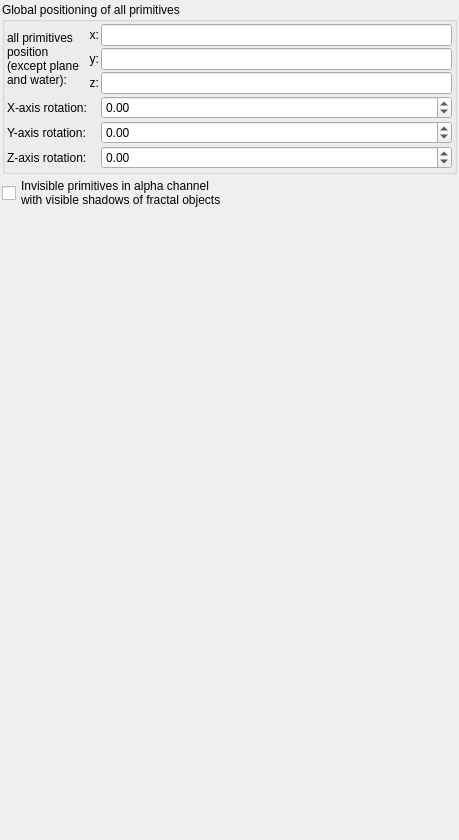
         <widget class="QWidget" name="scrollAreaWidgetContents_primitives">
          <property name="geometry">
           <rect>
            <x>0</x>
            <y>0</y>
            <width>459</width>
            <height>840</height>
           </rect>
          </property>
          <layout class="QVBoxLayout" name="verticalLayout_74">
           <property name="spacing">
            <number>2</number>
           </property>
           <property name="leftMargin">
            <number>2</number>
           </property>
           <property name="topMargin">
            <number>2</number>
           </property>
           <property name="rightMargin">
            <number>2</number>
           </property>
           <property name="bottomMargin">
            <number>2</number>
           </property>
           <item>
            <widget class="QGroupBox" name="groupBox_4">
             <property name="title">
              <string>Global positioning of all primitives</string>
             </property>
             <layout class="QVBoxLayout" name="verticalLayout_5">
              <property name="leftMargin">
               <number>2</number>
              </property>
              <property name="topMargin">
               <number>2</number>
              </property>
              <property name="rightMargin">
               <number>2</number>
              </property>
              <property name="bottomMargin">
               <number>2</number>
              </property>
              <item>
               <layout class="QGridLayout" name="gridLayout_37">
                <property name="spacing">
                 <number>2</number>
                </property>
                <item row="2" column="2">
                 <widget class="MyLineEdit" name="vect3_all_primitives_position_z">
                  <property name="sizePolicy">
                   <sizepolicy hsizetype="Expanding" vsizetype="Maximum">
                    <horstretch>0</horstretch>
                    <verstretch>0</verstretch>
                   </sizepolicy>
                  </property>
                 </widget>
                </item>
                <item row="3" column="2">
                 <widget class="MyDoubleSpinBox" name="spinboxd3_all_primitives_rotation_x">
                  <property name="sizePolicy">
                   <sizepolicy hsizetype="Minimum" vsizetype="Maximum">
                    <horstretch>0</horstretch>
                    <verstretch>0</verstretch>
                   </sizepolicy>
                  </property>
                  <property name="prefix">
                   <string/>
                  </property>
                  <property name="suffix">
                   <string/>
                  </property>
                  <property name="decimals">
                   <number>2</number>
                  </property>
                  <property name="minimum">
                   <double>-36000.000000000000000</double>
                  </property>
                  <property name="maximum">
                   <double>36000.000000000000000</double>
                  </property>
                  <property name="singleStep">
                   <double>0.100000000000000</double>
                  </property>
                 </widget>
                </item>
                <item row="4" column="0">
                 <widget class="QLabel" name="label_50">
                  <property name="text">
                   <string>Y-axis rotation:</string>
                  </property>
                 </widget>
                </item>
                <item row="2" column="1">
                 <widget class="QLabel" name="label_141">
                  <property name="sizePolicy">
                   <sizepolicy hsizetype="Preferred" vsizetype="Preferred">
                    <horstretch>0</horstretch>
                    <verstretch>0</verstretch>
                   </sizepolicy>
                  </property>
                  <property name="text">
                   <string>z:</string>
                  </property>
                  <property name="alignment">
                   <set>Qt::AlignRight|Qt::AlignTrailing|Qt::AlignVCenter</set>
                  </property>
                 </widget>
                </item>
                <item row="0" column="1">
                 <widget class="QLabel" name="label_142">
                  <property name="sizePolicy">
                   <sizepolicy hsizetype="Preferred" vsizetype="Preferred">
                    <horstretch>0</horstretch>
                    <verstretch>0</verstretch>
                   </sizepolicy>
                  </property>
                  <property name="text">
                   <string>x:</string>
                  </property>
                  <property name="alignment">
                   <set>Qt::AlignRight|Qt::AlignTrailing|Qt::AlignVCenter</set>
                  </property>
                 </widget>
                </item>
                <item row="0" column="2">
                 <widget class="MyLineEdit" name="vect3_all_primitives_position_x">
                  <property name="sizePolicy">
                   <sizepolicy hsizetype="Expanding" vsizetype="Maximum">
                    <horstretch>0</horstretch>
                    <verstretch>0</verstretch>
                   </sizepolicy>
                  </property>
                 </widget>
                </item>
                <item row="1" column="2">
                 <widget class="MyLineEdit" name="vect3_all_primitives_position_y">
                  <property name="sizePolicy">
                   <sizepolicy hsizetype="Expanding" vsizetype="Maximum">
                    <horstretch>0</horstretch>
                    <verstretch>0</verstretch>
                   </sizepolicy>
                  </property>
                 </widget>
                </item>
                <item row="3" column="0">
                 <widget class="QLabel" name="label_49">
                  <property name="text">
                   <string>X-axis rotation:</string>
                  </property>
                 </widget>
                </item>
                <item row="1" column="1">
                 <widget class="QLabel" name="label_144">
                  <property name="sizePolicy">
                   <sizepolicy hsizetype="Preferred" vsizetype="Preferred">
                    <horstretch>0</horstretch>
                    <verstretch>0</verstretch>
                   </sizepolicy>
                  </property>
                  <property name="text">
                   <string>y:</string>
                  </property>
                  <property name="alignment">
                   <set>Qt::AlignRight|Qt::AlignTrailing|Qt::AlignVCenter</set>
                  </property>
                 </widget>
                </item>
                <item row="4" column="2">
                 <widget class="MyDoubleSpinBox" name="spinboxd3_all_primitives_rotation_y">
                  <property name="sizePolicy">
                   <sizepolicy hsizetype="Minimum" vsizetype="Maximum">
                    <horstretch>0</horstretch>
                    <verstretch>0</verstretch>
                   </sizepolicy>
                  </property>
                  <property name="prefix">
                   <string/>
                  </property>
                  <property name="suffix">
                   <string/>
                  </property>
                  <property name="decimals">
                   <number>2</number>
                  </property>
                  <property name="minimum">
                   <double>-36000.000000000000000</double>
                  </property>
                  <property name="maximum">
                   <double>36000.000000000000000</double>
                  </property>
                  <property name="singleStep">
                   <double>0.100000000000000</double>
                  </property>
                 </widget>
                </item>
                <item row="5" column="2">
                 <widget class="MyDoubleSpinBox" name="spinboxd3_all_primitives_rotation_z">
                  <property name="sizePolicy">
                   <sizepolicy hsizetype="Minimum" vsizetype="Maximum">
                    <horstretch>0</horstretch>
                    <verstretch>0</verstretch>
                   </sizepolicy>
                  </property>
                  <property name="prefix">
                   <string/>
                  </property>
                  <property name="suffix">
                   <string/>
                  </property>
                  <property name="decimals">
                   <number>2</number>
                  </property>
                  <property name="minimum">
                   <double>-36000.000000000000000</double>
                  </property>
                  <property name="maximum">
                   <double>36000.000000000000000</double>
                  </property>
                  <property name="singleStep">
                   <double>0.100000000000000</double>
                  </property>
                 </widget>
                </item>
                <item row="5" column="0">
                 <widget class="QLabel" name="label_51">
                  <property name="text">
                   <string>Z-axis rotation:</string>
                  </property>
                 </widget>
                </item>
                <item row="0" column="0" rowspan="3">
                 <widget class="QLabel" name="label_143">
                  <property name="text">
                   <string>all primitives
position
(except plane
and water):</string>
                  </property>
                 </widget>
                </item>
               </layout>
              </item>
             </layout>
            </widget>
           </item>
           <item>
            <widget class="MyCheckBox" name="checkBox_all_primitives_invisible_alpha">
             <property name="text">
              <string>Invisible primitives in alpha channel
with visible shadows of fractal objects</string>
             </property>
            </widget>
           </item>
           <item>
            <widget class="cPrimitivesManager" name="widgetPrimitivesManager" native="true"/>
           </item>
           <item>
            <layout class="QVBoxLayout" name="verticalLayout_primitives">
             <property name="spacing">
              <number>2</number>
             </property>
            </layout>
           </item>
           <item>
            <spacer name="verticalSpacer_9">
             <property name="orientation">
              <enum>Qt::Vertical</enum>
             </property>
             <property name="sizeHint" stdset="0">
              <size>
               <width>20</width>
               <height>40</height>
              </size>
             </property>
            </spacer>
           </item>
          </layout>
         </widget>
